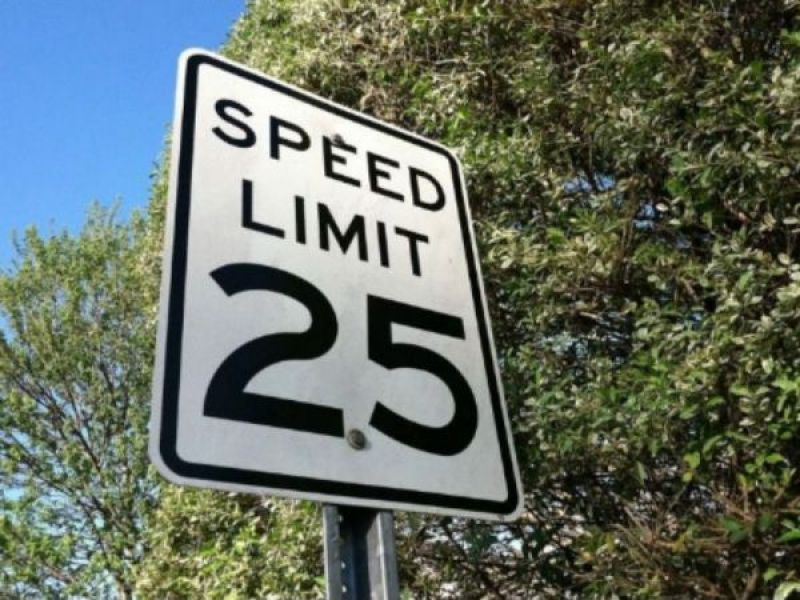
#> input picture garbage udemy class maybe useful code snippets/Section5/Speed_Sign_View_2.jpg, 800 x 600 px
$ jupyter execute --allow-errors 'Lecture 5.4 Perform Perspective Transform on a traffic sign image.ipynb'   (shell and % lines are left out)
#> lines starting #> are read from the running program, lines starting #| are printed output that depends on the picture; after the words box and inside, x2 and y2 are one past the last pixel; in counts of white or black regions, pixels touching at a corner belong together
## CODE TO PERFORM PERSPECTIVE TRANSFORM
## Dr. Ryan Ahmed

[cell 1]
import cv2
import numpy as np
import matplotlib.image as mpimg
from matplotlib import pyplot as plt

image = cv2.imread('Speed_Sign_View_2.jpg')
#> image is the input picture: shape (600, 800, 3); mean B, G, R 99.4, 110.1, 100.7
cv2.imshow('Original Image', image)
cv2.waitKey()
cv2.destroyAllWindows()

[cell 2]
image = mpimg.imread('Speed_Sign_View_2.jpg')
plt.imshow(image)

[cell 3]
height, width = image.shape[:2]
#> height = 600; width = 800

[cell 4]
height
#> Out = 600

[cell 5]
width
#> Out = 800

[cell 6]
# define range of white color in HSV
# change it according to your need !
lower_white = np.array([150,150,150], dtype=np.uint8)
upper_white = np.array([255,255,255], dtype=np.uint8)

# Threshold the HSV image to get only white colors
mask = cv2.inRange(image, lower_white, upper_white)
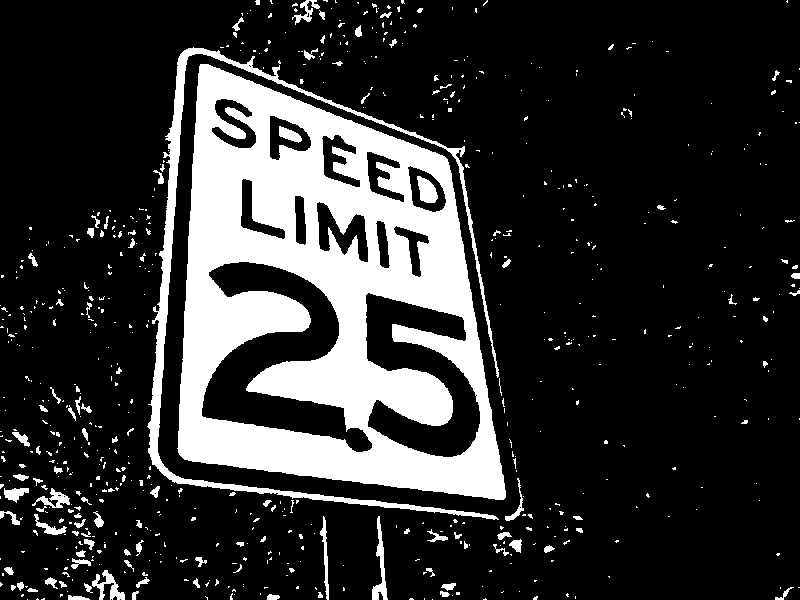
#> mask: shape (600, 800); 19.4% white; 670 white regions (558 under 20 px)
# Bitwise-AND mask and original image
res = cv2.bitwise_and(image,image, mask=mask)
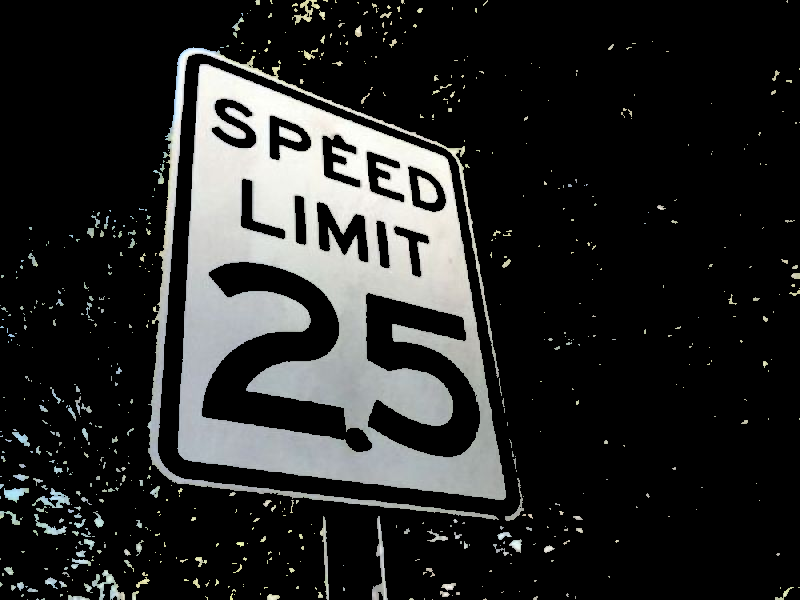
#> res: shape (600, 800, 3); mean R, G, B 38.6, 39.3, 38.7

#cv2.imshow('frame',image)
cv2.imshow('mask',mask)
cv2.imshow('res',res)
cv2.waitKey()
cv2.destroyAllWindows()

[cell 7]
contours = cv2.findContours(mask, cv2.RETR_EXTERNAL, cv2.CHAIN_APPROX_SIMPLE)[-2]
#> contours = 668 contours, 606 with area under 20; largest, box (x1, y1, x2, y2) and area: (177, 64, 506, 500) 105488, (147, 47, 499, 520) 6392, (372, 516, 388, 600) 384, (92, 570, 125, 600) 320, (32, 488, 70, 508) 234
if(len(contours) > 0):
    cont = max(contours, key=cv2.contourArea)
#> cont = contour of 427 points, box (x1, y1, x2, y2) (177, 64, 506, 500), area 105488
#> (the rest of this cell did not finish here and is left out)

[cell 8]
cnt = contours[0]
#> cnt = [[432, 599]]
rect = cv2.minAreaRect(cnt)
#> rect = ((432, 599), (0, 0), -90)
box = cv2.boxPoints(rect)
#> box = [[432, 599], [432, 599], [432, 599], [432, 599]]
box = np.int0(box)
#> (the rest of this cell did not finish here and is left out)

[cell 9]
box
#> Out = [[432, 599], [432, 599], [432, 599], [432, 599]]

[cell 10]
# First entry: top-left,
# Second entry: top-right
# Third: bottom-right
# Fourth: bottom-left

# Cordinates of the 4 corners of the original image #use contour points to find in real time
Source_points = np.float32([[200,60], [450,150], [520, 500], [170,470] ])

# Cordinates of the 4 corners of the desired output
Destination_points = np.float32([[0,0], [width,0], [width,height], [0,height]])
#> Destination_points = [[0, 0], [800, 0], [800, 600], [0, 600]]

[cell 11]
# Use the two sets of four points to compute
# the Perspective Transformation matrix, M
M = cv2.getPerspectiveTransform(Source_points, Destination_points)

warped = cv2.warpPerspective(image, M, (width, height))
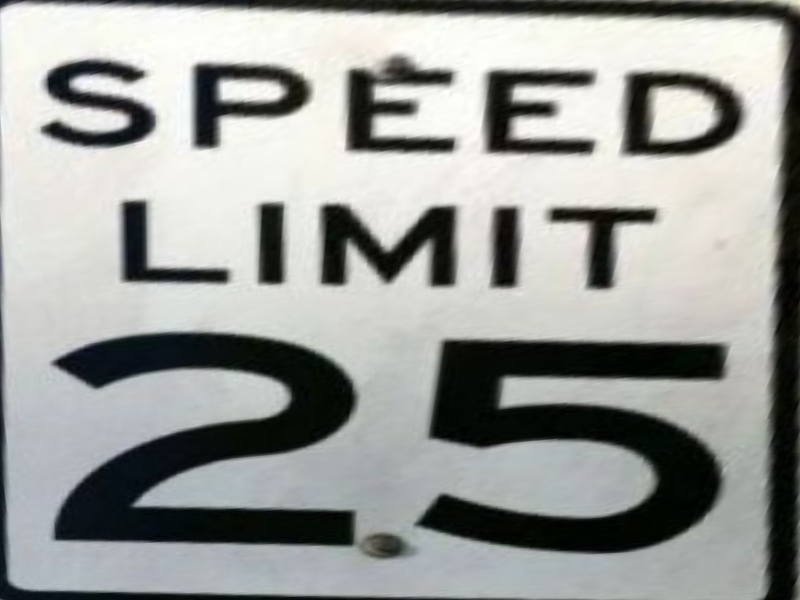
#> warped: shape (600, 800, 3); mean R, G, B 154.3, 156.7, 153.3

cv2.imshow('warped Image', warped)
cv2.waitKey()
cv2.destroyAllWindows()
